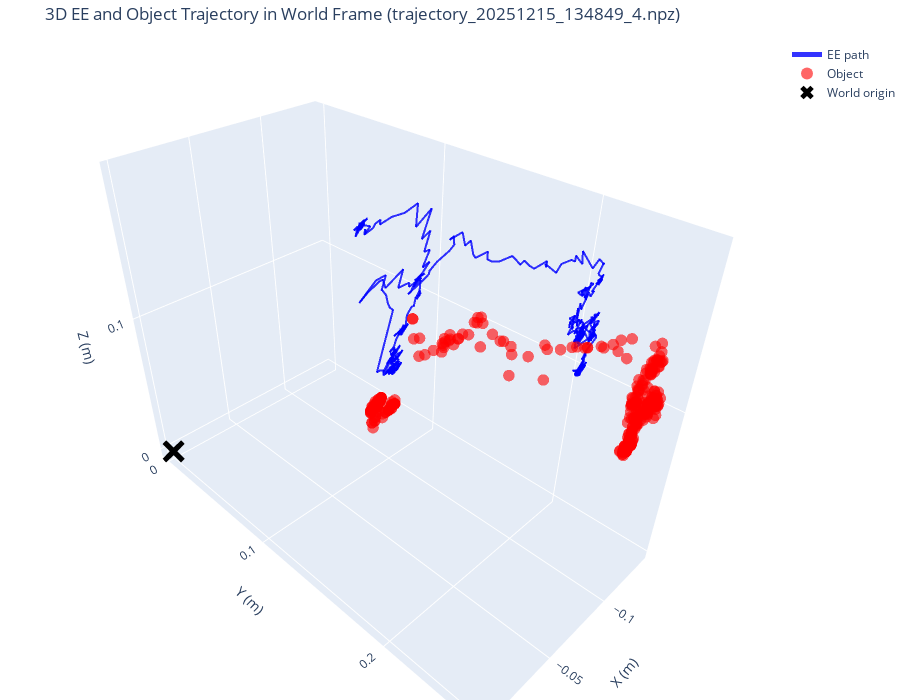

Write notebook code for a chart like this one.
### Code cell
# === Interactive 3D Trajectory (Plotly) ===
# Visualize EE and Object motion in 3D world space.

import plotly.graph_objects as go
import plotly.io as pio

if 'aruco_ee_in_world' not in aruco_data or 'aruco_object_in_world' not in aruco_data:
    print("World-frame ArUco data missing (need 'aruco_ee_in_world' and 'aruco_object_in_world').")
else:
    ee_in_world = aruco_data['aruco_ee_in_world']      # [N, 7]
    obj_in_world = aruco_data['aruco_object_in_world'] # [N, 7]
    vis = aruco_data.get('aruco_visibility', np.ones((len(timestamps), 3)))

    valid_ee = (vis[:, 0] > 0.5) & (vis[:, 2] > 0.5)
    valid_obj = (vis[:, 0] > 0.5) & (vis[:, 1] > 0.5)

    fig = go.Figure()

    # EE path as a line
    fig.add_trace(go.Scatter3d(
        x=ee_in_world[valid_ee, 0],
        y=ee_in_world[valid_ee, 1],
        z=ee_in_world[valid_ee, 2],
        mode='lines',
        name='EE path',
        line=dict(color='blue', width=4),
        opacity=0.8,
    ))

    # Object positions as markers
    fig.add_trace(go.Scatter3d(
        x=obj_in_world[valid_obj, 0],
        y=obj_in_world[valid_obj, 1],
        z=obj_in_world[valid_obj, 2],
        mode='markers',
        name='Object',
        marker=dict(size=4, color='red', opacity=0.6),
    ))

    # Optional: world origin marker
    fig.add_trace(go.Scatter3d(
        x=[0], y=[0], z=[0],
        mode='markers',
        name='World origin',
        marker=dict(size=8, color='black', symbol='x'),
    ))

    fig.update_layout(
        title=f"3D EE and Object Trajectory in World Frame ({trajectory_file.name})",
        scene=dict(
            xaxis_title='X (m)',
            yaxis_title='Y (m)',
            zaxis_title='Z (m)',
            aspectmode='data',
        ),
        width=900,
        height=700,
        legend=dict(itemsizing='constant'),
        margin=dict(l=0, r=0, b=0, t=40),
    )

    fig.show()

### Figure 1 — Plotly figure (JSON) as saved in the notebook; plotly's stock layout.template omitted (floating-point values rounded to 4 significant figures; data arrays with more than 128 entries replaced by an {"elided": "..."} marker saying what was removed)
{"data": [{"line": {"color": "blue", "width": 4}, "mode": "lines", "name": "EE path", "opacity": 0.8, "type": "scatter3d", "x": {"elided": "513 float values"}, "y": {"elided": "513 float values"}, "z": {"elided": "513 float values"}}, {"marker": {"color": "red", "opacity": 0.6, "size": 4}, "mode": "markers", "name": "Object", "type": "scatter3d", "x": {"elided": "506 float values"}, "y": {"elided": "506 float values"}, "z": {"elided": "506 float values"}}, {"marker": {"color": "black", "size": 8, "symbol": "x"}, "mode": "markers", "name": "World origin", "type": "scatter3d", "x": [0], "y": [0], "z": [0]}], "layout": {"height": 700, "legend": {"itemsizing": "constant"}, "margin": {"b": 0, "l": 0, "r": 0, "t": 40}, "scene": {"aspectmode": "data", "xaxis": {"title": {"text": "X (m)"}}, "yaxis": {"title": {"text": "Y (m)"}}, "zaxis": {"title": {"text": "Z (m)"}}}, "title": {"text": "3D EE and Object Trajectory in World Frame (trajectory_20251215_134849_4.npz)"}, "width": 900}}
